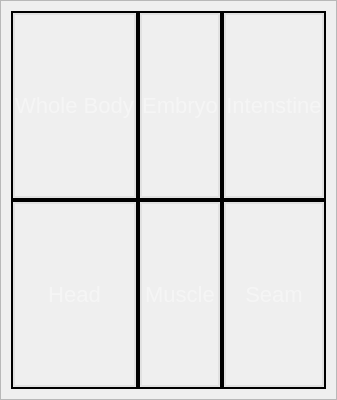
       <widget class="QFrame" name="RegionSelectionFrame">
        <property name="minimumSize">
         <size>
          <width>300</width>
          <height>400</height>
         </size>
        </property>
        <property name="styleSheet">
         <string notr="true">QFrame#RegionSelectionFrame{
color: rgba(255,255,255,100);  
border-width: 1px;  
border-color: rgb(25,25,25);  
border-style: solid;  
border-radius: 4;  
font-size: 22px;  
background-color: rgba(0, 0, 0,40);

}</string>
        </property>
        <property name="frameShape">
         <enum>QFrame::StyledPanel</enum>
        </property>
        <property name="frameShadow">
         <enum>QFrame::Raised</enum>
        </property>
        <layout class="QGridLayout" name="gridLayout_2">
         <property name="leftMargin">
          <number>10</number>
         </property>
         <property name="topMargin">
          <number>10</number>
         </property>
         <property name="rightMargin">
          <number>10</number>
         </property>
         <property name="bottomMargin">
          <number>10</number>
         </property>
         <property name="spacing">
          <number>0</number>
         </property>
         <item row="0" column="1">
          <widget class="QFrame" name="EmbryoFrame">
           <property name="styleSheet">
            <string notr="true">QFrame{
border-width: 2px;  
border-color: rgb(0,0,0);  
border-style: solid; 
}
QFrame:hover{
border-width: 2px;  
border-color: rgb(225,225,225);  
border-style: solid; 
}</string>
           </property>
           <property name="frameShape">
            <enum>QFrame::StyledPanel</enum>
           </property>
           <property name="frameShadow">
            <enum>QFrame::Raised</enum>
           </property>
           <layout class="QGridLayout" name="gridLayout_9">
            <property name="leftMargin">
             <number>0</number>
            </property>
            <property name="topMargin">
             <number>0</number>
            </property>
            <property name="rightMargin">
             <number>0</number>
            </property>
            <property name="bottomMargin">
             <number>0</number>
            </property>
            <property name="spacing">
             <number>0</number>
            </property>
            <item row="0" column="0">
             <widget class="QPushButton" name="EmbryoBtn">
              <property name="sizePolicy">
               <sizepolicy hsizetype="Minimum" vsizetype="Minimum">
                <horstretch>0</horstretch>
                <verstretch>0</verstretch>
               </sizepolicy>
              </property>
              <property name="styleSheet">
               <string notr="true">QPushButton{
color: rgba(255,255,255,100);  
border-width: 2px;  
border-color: rgb(225,225,225);  
border-style: solid;  
border-radius: 2;  
font-size: 22px;  
border-image: url(C:/Users/Manos/Documents/EmbryoSample.tif);
background-position: center;
background-size: cover;
}
QPushButton:hover{
color: rgba(255,255,255,255)
}</string>
              </property>
              <property name="text">
               <string>Embryo</string>
              </property>
             </widget>
            </item>
           </layout>
          </widget>
         </item>
         <item row="0" column="0">
          <widget class="QFrame" name="WholeBodyFrame">
           <property name="styleSheet">
            <string notr="true">QFrame{
border-width: 2px;  
border-color: rgb(0,0,0);  
border-style: solid; 
}
QFrame:hover{
border-width: 2px;  
border-color: rgb(225,225,225);  
border-style: solid; 
}</string>
           </property>
           <property name="frameShape">
            <enum>QFrame::StyledPanel</enum>
           </property>
           <property name="frameShadow">
            <enum>QFrame::Raised</enum>
           </property>
           <layout class="QGridLayout" name="gridLayout_10">
            <property name="leftMargin">
             <number>0</number>
            </property>
            <property name="topMargin">
             <number>0</number>
            </property>
            <property name="rightMargin">
             <number>0</number>
            </property>
            <property name="bottomMargin">
             <number>0</number>
            </property>
            <property name="spacing">
             <number>0</number>
            </property>
            <item row="0" column="0">
             <widget class="QPushButton" name="WholeBodyBtn">
              <property name="sizePolicy">
               <sizepolicy hsizetype="Minimum" vsizetype="Minimum">
                <horstretch>0</horstretch>
                <verstretch>0</verstretch>
               </sizepolicy>
              </property>
              <property name="styleSheet">
               <string notr="true">QPushButton{
color: rgba(255,255,255,100);  
 
border-radius: 2;  
font-size: 22px;  
border-image: url(C:/Users/Manos/Documents/WholeBody.tif);
border-width: 2px;  
border-color: rgb(225,225,225);  
border-style: solid; 
background-position: center;
background-size: cover;
}
QPushButton:hover{
color: rgba(255,255,255,255);  
 
border-radius: 2;  
font-size: 22px;  
border-image: url(C:/Users/Manos/Documents/WholeBody.tif);
border-width: 2px;  
border-color: rgb(225,225,225);  
border-style: solid; 
background-position: center;
background-size: cover;
}</string>
              </property>
              <property name="text">
               <string>Whole Body</string>
              </property>
             </widget>
            </item>
           </layout>
          </widget>
         </item>
         <item row="1" column="1">
          <widget class="QFrame" name="MuscleFrame">
           <property name="styleSheet">
            <string notr="true">QFrame{
border-width: 2px;  
border-color: rgb(0,0,0);  
border-style: solid; 
}
QFrame:hover{
border-width: 2px;  
border-color: rgb(225,225,225);  
border-style: solid; 
}</string>
           </property>
           <property name="frameShape">
            <enum>QFrame::StyledPanel</enum>
           </property>
           <property name="frameShadow">
            <enum>QFrame::Raised</enum>
           </property>
           <layout class="QGridLayout" name="gridLayout_11">
            <property name="leftMargin">
             <number>0</number>
            </property>
            <property name="topMargin">
             <number>0</number>
            </property>
            <property name="rightMargin">
             <number>0</number>
            </property>
            <property name="bottomMargin">
             <number>0</number>
            </property>
            <property name="spacing">
             <number>0</number>
            </property>
            <item row="0" column="0">
             <widget class="QPushButton" name="MuscleBtn">
              <property name="sizePolicy">
               <sizepolicy hsizetype="Minimum" vsizetype="Minimum">
                <horstretch>0</horstretch>
                <verstretch>0</verstretch>
               </sizepolicy>
              </property>
              <property name="styleSheet">
               <string notr="true">QPushButton{
color: rgba(255,255,255,100);  
border-width: 2px;  
border-color: rgb(225,225,225);  
border-style: solid;  
border-radius: 2;  
font-size: 22px;  
border-image: url(C:/Users/Manos/Documents/MuscleSample.tif);
background-position: center;
background-size: cover;
}
QPushButton:hover{
color: rgba(255,255,255,255);
}</string>
              </property>
              <property name="text">
               <string>Muscle</string>
              </property>
             </widget>
            </item>
           </layout>
          </widget>
         </item>
         <item row="1" column="0">
          <widget class="QFrame" name="HeadFame">
           <property name="styleSheet">
            <string notr="true">QFrame{
border-width: 2px;  
border-color: rgb(0,0,0);  
border-style: solid; 
}
QFrame:hover{
border-width: 2px;  
border-color: rgb(225,225,225);  
border-style: solid; 
}</string>
           </property>
           <property name="frameShape">
            <enum>QFrame::StyledPanel</enum>
           </property>
           <property name="frameShadow">
            <enum>QFrame::Raised</enum>
           </property>
           <layout class="QGridLayout" name="gridLayout_12">
            <property name="leftMargin">
             <number>0</number>
            </property>
            <property name="topMargin">
             <number>0</number>
            </property>
            <property name="rightMargin">
             <number>0</number>
            </property>
            <property name="bottomMargin">
             <number>0</number>
            </property>
            <property name="spacing">
             <number>0</number>
            </property>
            <item row="0" column="0">
             <widget class="QPushButton" name="HeadBtn">
              <property name="sizePolicy">
               <sizepolicy hsizetype="Minimum" vsizetype="Minimum">
                <horstretch>0</horstretch>
                <verstretch>0</verstretch>
               </sizepolicy>
              </property>
              <property name="styleSheet">
               <string notr="true">QPushButton{
color: rgba(255,255,255,100);  
border-width: 2px;  
border-color: rgb(225,225,225);  
border-style: solid;  
border-radius: 2;  
font-size: 22px;  
border-image: url(C:/Users/Manos/Documents/headSample2.tif);
background-position: center;
background-size: cover;
}

QPushButton:hover{
color: rgba(255,255,255,255);
}</string>
              </property>
              <property name="text">
               <string>Head</string>
              </property>
             </widget>
            </item>
           </layout>
          </widget>
         </item>
         <item row="0" column="2">
          <widget class="QFrame" name="IntestineFrame">
           <property name="styleSheet">
            <string notr="true">QFrame{
border-width: 2px;  
border-color: rgb(0,0,0);  
border-style: solid; 
}
QFrame:hover{
border-width: 2px;  
border-color: rgb(225,225,225);  
border-style: solid; 
}</string>
           </property>
           <property name="frameShape">
            <enum>QFrame::StyledPanel</enum>
           </property>
           <property name="frameShadow">
            <enum>QFrame::Raised</enum>
           </property>
           <layout class="QGridLayout" name="gridLayout_13">
            <property name="leftMargin">
             <number>0</number>
            </property>
            <property name="topMargin">
             <number>0</number>
            </property>
            <property name="rightMargin">
             <number>0</number>
            </property>
            <property name="bottomMargin">
             <number>0</number>
            </property>
            <property name="spacing">
             <number>0</number>
            </property>
            <item row="0" column="0">
             <widget class="QPushButton" name="IntenstineBtn">
              <property name="sizePolicy">
               <sizepolicy hsizetype="Minimum" vsizetype="Minimum">
                <horstretch>0</horstretch>
                <verstretch>0</verstretch>
               </sizepolicy>
              </property>
              <property name="styleSheet">
               <string notr="true">QPushButton{
color: rgba(255,255,255,100);  
border-width: 2px;  
border-color: rgb(225,225,225);  
border-style: solid;  
border-radius: 2;  
font-size: 22px;  
border-image: url(C:/Users/Manos/Documents/Intestine.tif);
background-position: center;
background-size: cover;
}
QPushButton:hover{

color:rgba(255,255,255,255);
}</string>
              </property>
              <property name="text">
               <string>Intenstine</string>
              </property>
             </widget>
            </item>
           </layout>
          </widget>
         </item>
         <item row="1" column="2">
          <widget class="QFrame" name="SeamFrame">
           <property name="styleSheet">
            <string notr="true">QFrame{
border-width: 2px;  
border-color: rgb(0,0,0);  
border-style: solid; 
}
QFrame:hover{
border-width: 2px;  
border-color: rgb(225,225,225);  
border-style: solid; 
}</string>
           </property>
           <property name="frameShape">
            <enum>QFrame::StyledPanel</enum>
           </property>
           <property name="frameShadow">
            <enum>QFrame::Raised</enum>
           </property>
           <layout class="QGridLayout" name="gridLayout_14">
            <property name="leftMargin">
             <number>0</number>
            </property>
            <property name="topMargin">
             <number>0</number>
            </property>
            <property name="rightMargin">
             <number>0</number>
            </property>
            <property name="bottomMargin">
             <number>0</number>
            </property>
            <property name="spacing">
             <number>0</number>
            </property>
            <item row="0" column="0">
             <widget class="QPushButton" name="SeamBtn">
              <property name="sizePolicy">
               <sizepolicy hsizetype="Minimum" vsizetype="Minimum">
                <horstretch>0</horstretch>
                <verstretch>0</verstretch>
               </sizepolicy>
              </property>
              <property name="styleSheet">
               <string notr="true">QPushButton{
color: rgba(255,255,255,100);  
border-width: 2px;  
border-color: rgb(225,225,225);  
border-style: solid;  
border-radius: 2;  
font-size: 22px;  
border-image: url(C:/Users/Manos/Documents/MuscleSample.tif);
background-position: center;
background-size: cover;
}
QPushButton:hover{
color: rgba(255,255,255,255);
}</string>
              </property>
              <property name="text">
               <string>Seam</string>
              </property>
             </widget>
            </item>
           </layout>
          </widget>
         </item>
        </layout>
       </widget>
